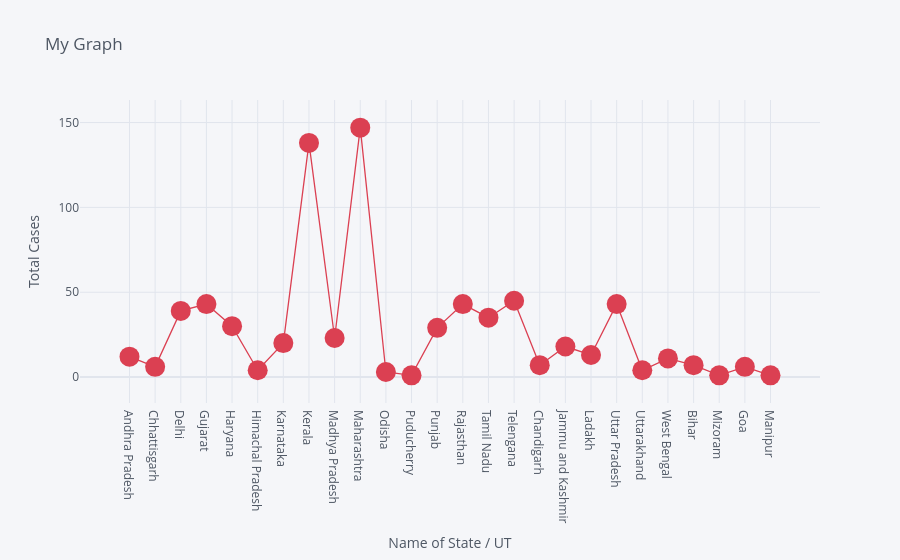
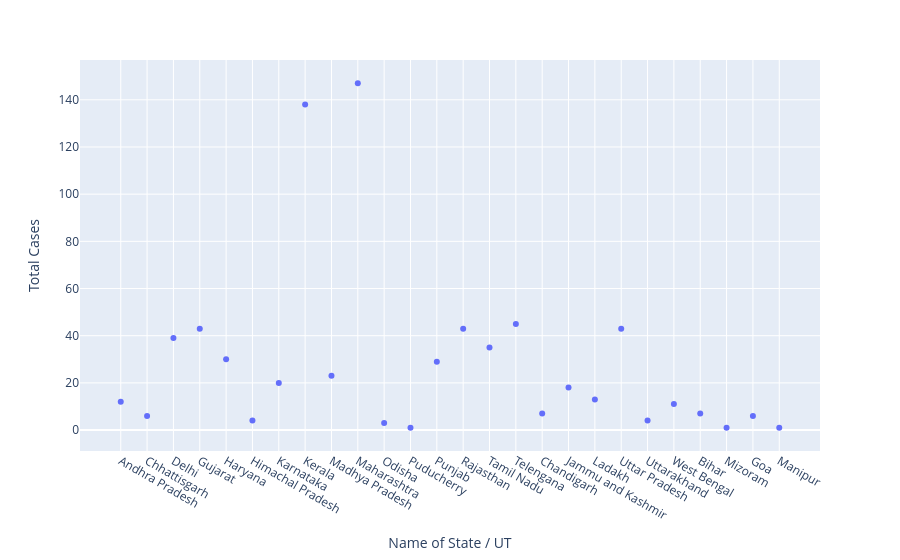

The cell these charts' notebook holds for them, in order:
### Code cell
df.iplot(kind='scatter',x='Name of State / UT',y='Total Cases',mode='markers+lines',title='My Graph',xTitle='Name of State / UT',yTitle='Total Cases',colors='red',size=20)
px.scatter(df,x='Name of State / UT',y='Total Cases')

### Figure 1 — Plotly figure (JSON) as saved in the notebook; plotly's stock layout.template omitted (floating-point values rounded to 4 significant figures)
{"data": [{"line": {"color": "rgba(219, 64, 82, 1.0)", "dash": "solid", "shape": "linear", "width": 1.3}, "marker": {"size": 20, "symbol": "circle"}, "mode": "markers+lines", "name": "Total Cases", "text": "", "type": "scatter", "x": ["Andhra Pradesh", "Chhattisgarh", "Delhi", "Gujarat", "Haryana", "Himachal Pradesh", "Karnataka", "Kerala", "Madhya Pradesh", "Maharashtra", "Odisha", "Puducherry", "Punjab", "Rajasthan", "Tamil Nadu", "Telengana", "Chandigarh", "Jammu and Kashmir", "Ladakh", "Uttar Pradesh", "Uttarakhand", "West Bengal", "Bihar", "Mizoram", "Goa", "Manipur"], "y": [12, 6, 39, 43, 30, 4, 20, 138, 23, 147, 3, 1, 29, 43, 35, 45, 7, 18, 13, 43, 4, 11, 7, 1, 6, 1]}], "layout": {"autosize": true, "legend": {"bgcolor": "#F5F6F9", "font": {"color": "#4D5663"}}, "paper_bgcolor": "#F5F6F9", "plot_bgcolor": "#F5F6F9", "title": {"font": {"color": "#4D5663"}, "text": "My Graph"}, "xaxis": {"autorange": true, "gridcolor": "#E1E5ED", "range": [-1.81, 26.81], "showgrid": true, "tickfont": {"color": "#4D5663"}, "title": {"font": {"color": "#4D5663"}, "text": "Name of State / UT"}, "type": "category", "zerolinecolor": "#E1E5ED"}, "yaxis": {"autorange": true, "gridcolor": "#E1E5ED", "range": [-26.01, 174.0], "showgrid": true, "tickfont": {"color": "#4D5663"}, "title": {"font": {"color": "#4D5663"}, "text": "Total Cases"}, "type": "linear", "zerolinecolor": "#E1E5ED"}}}

### Figure 2 — Plotly figure (JSON) as saved in the notebook; plotly's stock layout.template omitted (floating-point values rounded to 4 significant figures)
{"data": [{"hovertemplate": "Name of State / UT=%{x}<br>Total Cases=%{y}<extra></extra>", "legendgroup": "", "marker": {"color": "#636efa", "symbol": "circle"}, "mode": "markers", "name": "", "orientation": "v", "showlegend": false, "type": "scatter", "x": ["Andhra Pradesh", "Chhattisgarh", "Delhi", "Gujarat", "Haryana", "Himachal Pradesh", "Karnataka", "Kerala", "Madhya Pradesh", "Maharashtra", "Odisha", "Puducherry", "Punjab", "Rajasthan", "Tamil Nadu", "Telengana", "Chandigarh", "Jammu and Kashmir", "Ladakh", "Uttar Pradesh", "Uttarakhand", "West Bengal", "Bihar", "Mizoram", "Goa", "Manipur"], "xaxis": "x", "y": [12, 6, 39, 43, 30, 4, 20, 138, 23, 147, 3, 1, 29, 43, 35, 45, 7, 18, 13, 43, 4, 11, 7, 1, 6, 1], "yaxis": "y"}], "layout": {"autosize": true, "legend": {"tracegroupgap": 0}, "margin": {"t": 60}, "xaxis": {"anchor": "y", "autorange": true, "domain": [0, 1], "range": [-1.513, 26.51], "title": {"text": "Name of State / UT"}, "type": "category"}, "yaxis": {"anchor": "x", "autorange": true, "domain": [0, 1], "range": [-10.89, 158.9], "title": {"text": "Total Cases"}, "type": "linear"}}}
